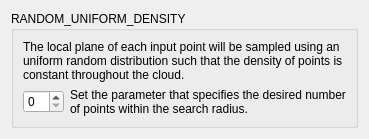
            <widget class="QWidget" name="page_4">
             <layout class="QVBoxLayout" name="verticalLayout_6">
              <item>
               <widget class="QGroupBox" name="groupBox_4">
                <property name="title">
                 <string>RANDOM_UNIFORM_DENSITY</string>
                </property>
                <layout class="QVBoxLayout" name="verticalLayout_11">
                 <item>
                  <widget class="QLabel" name="label_5">
                   <property name="text">
                    <string>The local plane of each input point will be sampled using an uniform random distribution such that the density of points is constant throughout the cloud.</string>
                   </property>
                   <property name="wordWrap">
                    <bool>true</bool>
                   </property>
                  </widget>
                 </item>
                 <item>
                  <layout class="QGridLayout" name="gridLayout_6" columnstretch="0,1">
                   <item row="0" column="0">
                    <widget class="QSpinBox" name="spinBox_randomPoints"/>
                   </item>
                   <item row="0" column="1">
                    <widget class="QLabel" name="label_9">
                     <property name="text">
                      <string>Set the parameter that specifies the desired number of points within the search radius.</string>
                     </property>
                     <property name="wordWrap">
                      <bool>true</bool>
                     </property>
                    </widget>
                   </item>
                  </layout>
                 </item>
                 <item>
                  <spacer name="verticalSpacer_5">
                   <property name="orientation">
                    <enum>Qt::Vertical</enum>
                   </property>
                   <property name="sizeHint" stdset="0">
                    <size>
                     <width>20</width>
                     <height>0</height>
                    </size>
                   </property>
                  </spacer>
                 </item>
                </layout>
               </widget>
              </item>
             </layout>
            </widget>
